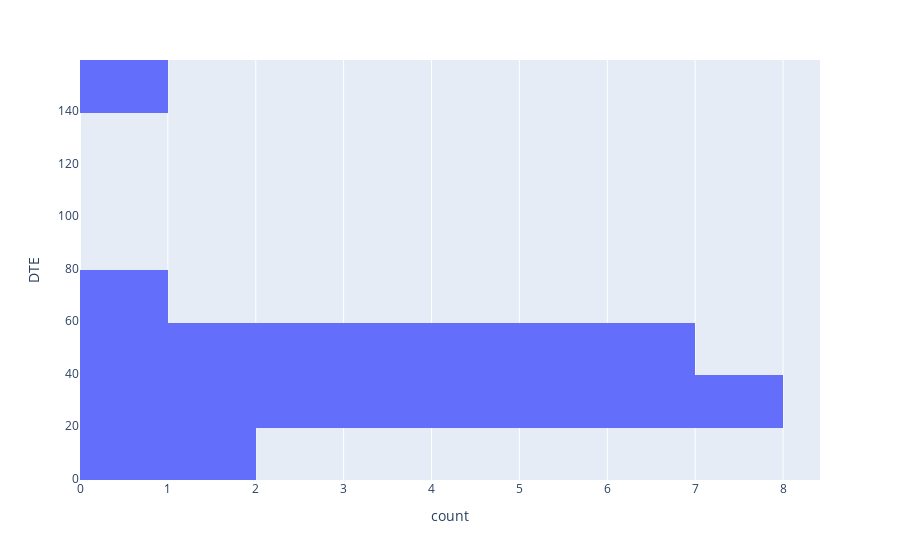

Notebook cell for this chart:
### Code cell
px.histogram(manual, y="DTE")

### Figure 1 — Plotly figure (JSON) as saved in the notebook; plotly's stock layout.template omitted (floating-point values rounded to 4 significant figures)
{"data": [{"alignmentgroup": "True", "bingroup": "y", "hovertemplate": "count=%{x}<br>DTE=%{y}<extra></extra>", "legendgroup": "", "marker": {"color": "#636efa"}, "name": "", "offsetgroup": "", "orientation": "h", "showlegend": false, "type": "histogram", "xaxis": "x", "y": [43, 35, 43, 7, 49, 50, 32, 22, 38, 23, 25, 10, 25, null, 158, 58, 32, 67, 46, 44], "yaxis": "y"}], "layout": {"barmode": "relative", "legend": {"tracegroupgap": 0}, "margin": {"t": 60}, "xaxis": {"anchor": "y", "domain": [0, 1], "title": {"text": "count"}}, "yaxis": {"anchor": "x", "domain": [0, 1], "title": {"text": "DTE"}}}}
